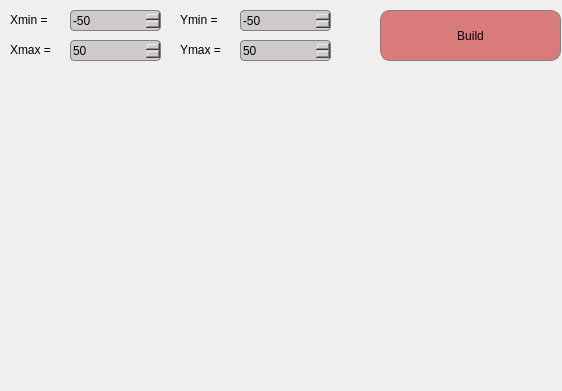
<?xml version="1.0" encoding="UTF-8"?>
<ui version="4.0">
 <class>Graph</class>
 <widget class="QDialog" name="Graph">
  <property name="geometry">
   <rect>
    <x>0</x>
    <y>0</y>
    <width>562</width>
    <height>391</height>
   </rect>
  </property>
  <property name="minimumSize">
   <size>
    <width>562</width>
    <height>391</height>
   </size>
  </property>
  <property name="maximumSize">
   <size>
    <width>562</width>
    <height>391</height>
   </size>
  </property>
  <property name="windowTitle">
   <string>Graph</string>
  </property>
  <widget class="QCustomPlot" name="widget" native="true">
   <property name="geometry">
    <rect>
     <x>0</x>
     <y>100</y>
     <width>561</width>
     <height>291</height>
    </rect>
   </property>
   <property name="styleSheet">
    <string notr="true">border-radius:10px;</string>
   </property>
  </widget>
  <widget class="QSpinBox" name="xmin">
   <property name="geometry">
    <rect>
     <x>70</x>
     <y>10</y>
     <width>91</width>
     <height>21</height>
    </rect>
   </property>
   <property name="styleSheet">
    <string notr="true">QSpinBox {
   border: 1px solid gray;
border-radius:4px;
   background-color: #cfcace;
}
QSpinBox:pressed {
    background-color: qlineargradient(x1: 0, y1: 0, x2: 0, y2: 1,
                                      stop: 0 #dadbde, stop: 1 #f6f7fa);
}</string>
   </property>
   <property name="minimum">
    <number>-1000000</number>
   </property>
   <property name="maximum">
    <number>1000000</number>
   </property>
   <property name="value">
    <number>-50</number>
   </property>
  </widget>
  <widget class="QSpinBox" name="ymin">
   <property name="geometry">
    <rect>
     <x>240</x>
     <y>10</y>
     <width>91</width>
     <height>21</height>
    </rect>
   </property>
   <property name="styleSheet">
    <string notr="true">QSpinBox {
   border: 1px solid gray;
border-radius:4px;
   background-color: #cfcace;
}
QSpinBox:pressed {
    background-color: qlineargradient(x1: 0, y1: 0, x2: 0, y2: 1,
                                      stop: 0 #dadbde, stop: 1 #f6f7fa);
}</string>
   </property>
   <property name="minimum">
    <number>-1000000</number>
   </property>
   <property name="maximum">
    <number>1000000</number>
   </property>
   <property name="value">
    <number>-50</number>
   </property>
  </widget>
  <widget class="QSpinBox" name="xmax">
   <property name="geometry">
    <rect>
     <x>70</x>
     <y>40</y>
     <width>91</width>
     <height>21</height>
    </rect>
   </property>
   <property name="styleSheet">
    <string notr="true">QSpinBox {
   border: 1px solid gray;
border-radius:4px;
   background-color: #cfcace;
}
QSpinBox:pressed {
    background-color: qlineargradient(x1: 0, y1: 0, x2: 0, y2: 1,
                                      stop: 0 #dadbde, stop: 1 #f6f7fa);
}</string>
   </property>
   <property name="minimum">
    <number>-1000000</number>
   </property>
   <property name="maximum">
    <number>1000000</number>
   </property>
   <property name="singleStep">
    <number>1</number>
   </property>
   <property name="value">
    <number>50</number>
   </property>
  </widget>
  <widget class="QSpinBox" name="ymax">
   <property name="geometry">
    <rect>
     <x>240</x>
     <y>40</y>
     <width>91</width>
     <height>21</height>
    </rect>
   </property>
   <property name="styleSheet">
    <string notr="true">QSpinBox {
   border: 1px solid gray;
border-radius:4px;
   background-color: #cfcace;
}
QSpinBox:pressed {
    background-color: qlineargradient(x1: 0, y1: 0, x2: 0, y2: 1,
                                      stop: 0 #dadbde, stop: 1 #f6f7fa);
}</string>
   </property>
   <property name="minimum">
    <number>-1000000</number>
   </property>
   <property name="maximum">
    <number>1000000</number>
   </property>
   <property name="value">
    <number>50</number>
   </property>
  </widget>
  <widget class="QLabel" name="label_1">
   <property name="geometry">
    <rect>
     <x>10</x>
     <y>10</y>
     <width>51</width>
     <height>20</height>
    </rect>
   </property>
   <property name="text">
    <string>Xmin =</string>
   </property>
  </widget>
  <widget class="QLabel" name="label_2">
   <property name="geometry">
    <rect>
     <x>10</x>
     <y>40</y>
     <width>51</width>
     <height>20</height>
    </rect>
   </property>
   <property name="text">
    <string>Xmax =</string>
   </property>
  </widget>
  <widget class="QLabel" name="label_3">
   <property name="geometry">
    <rect>
     <x>180</x>
     <y>10</y>
     <width>51</width>
     <height>20</height>
    </rect>
   </property>
   <property name="text">
    <string>Ymin =</string>
   </property>
  </widget>
  <widget class="QLabel" name="label_4">
   <property name="geometry">
    <rect>
     <x>180</x>
     <y>40</y>
     <width>51</width>
     <height>20</height>
    </rect>
   </property>
   <property name="text">
    <string>Ymax =</string>
   </property>
  </widget>
  <widget class="QPushButton" name="pushButton_build">
   <property name="geometry">
    <rect>
     <x>380</x>
     <y>10</y>
     <width>181</width>
     <height>51</height>
    </rect>
   </property>
   <property name="styleSheet">
    <string notr="true">QPushButton {
   border: 1px solid gray;
border-radius:10px;
   background-color: #DA7B7B;
}
QPushButton:pressed {
    background-color: qlineargradient(x1: 0, y1: 0, x2: 0, y2: 1,
                                      stop: 0 #dadbde, stop: 1 #f6f7fa);
}</string>
   </property>
   <property name="text">
    <string>Build</string>
   </property>
  </widget>
  <widget class="QLabel" name="label_graph">
   <property name="geometry">
    <rect>
     <x>0</x>
     <y>60</y>
     <width>561</width>
     <height>41</height>
    </rect>
   </property>
   <property name="font">
    <font>
     <pointsize>20</pointsize>
    </font>
   </property>
   <property name="text">
    <string/>
   </property>
   <property name="alignment">
    <set>Qt::AlignCenter</set>
   </property>
  </widget>
 </widget>
 <customwidgets>
  <customwidget>
   <class>QCustomPlot</class>
   <extends>QWidget</extends>
   <header location="global">qcustomplot.h</header>
   <container>1</container>
  </customwidget>
 </customwidgets>
 <resources/>
 <connections/>
</ui>
